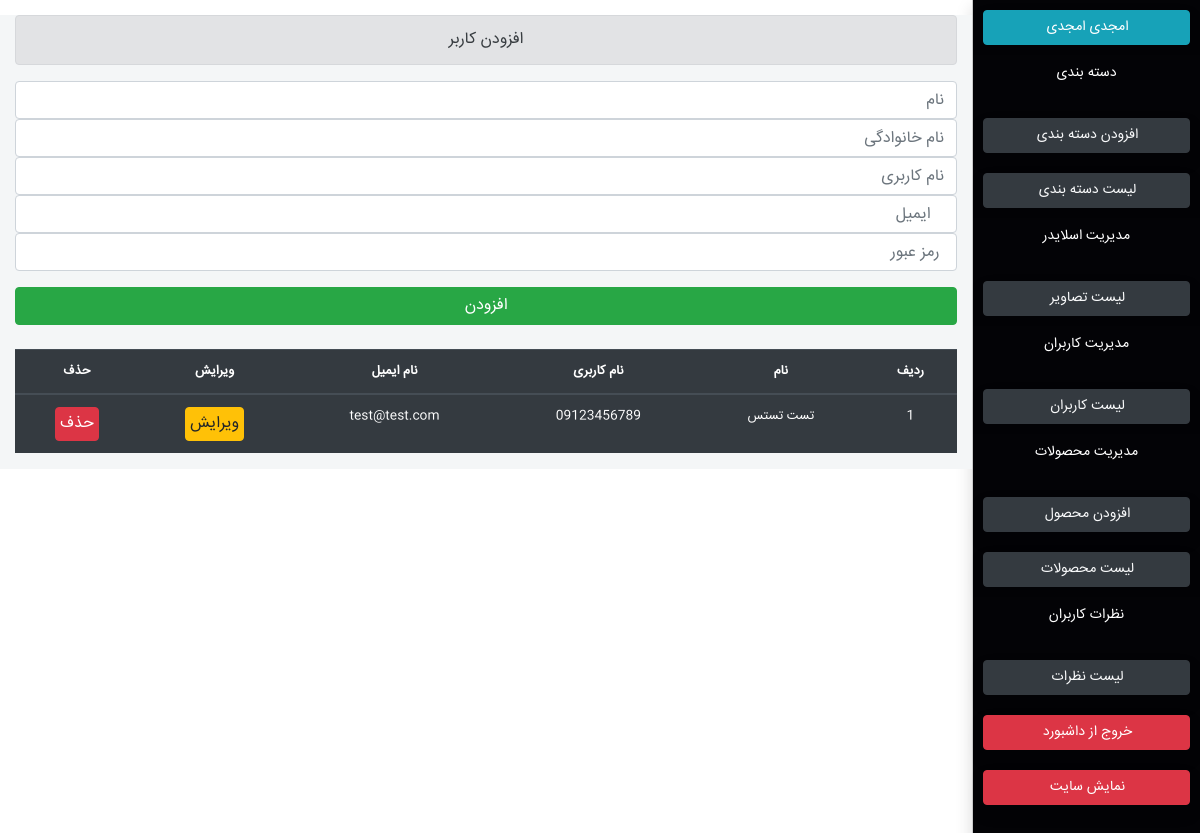
Page /admin/list_users.php (signed in) on the committed database.
### tables this page shows
CREATE TABLE `users` (
  `id` int(10) UNSIGNED NOT NULL,
  `name` varchar(30) DEFAULT NULL,
  `username` varchar(30) DEFAULT NULL,
  `family` varchar(30) DEFAULT NULL,
  `password` varchar(100) DEFAULT NULL,
  `email` varchar(40) DEFAULT NULL,
  `mobile` varchar(13) DEFAULT NULL,
  `status` enum('ACTIVE','INACTIVE') NOT NULL DEFAULT 'ACTIVE'
);

### core/model.php (called while the page is built, shortened)
<?php
class model
{
    protected $connect;
    function __construct($dbname_in = "", $username_in = "", $password_in = "")
    {
        $this->dbname = $dbname_in;
        $this->username = $username_in;
        $this->password = $password_in;
        $uft = [PDO::ATTR_ERRMODE => PDO::ERRMODE_EXCEPTION, PDO::MYSQL_ATTR_INIT_COMMAND => "SET NAMES Utf8"];
        $this->connect = new PDO("mysql:host=localhost;dbname=" . $this->dbname, $this->username, $this->password, $uft);
    }
    function Do_Select($query = "", $param = [], $fetch = "")
    {
        $result = $this->connect->prepare($query);
        $result->execute();
        if (empty($fetch)) {
            return $res = $result->fetchAll(2);
        } else {
            return $res = $result->fetch(2);
        }
    }
    function filter($data)
    {
        return trim(htmlspecialchars(stripcslashes($data)));
    }
}
class functions extends model
{
    function get_users($id = "")
    {
        $id = $this->filter($id);
        if (empty($id)) {
            $result = $this->Do_Select(" select * from users order by id desc ");
            if (is_array($result)) {
                return $result;
            } else {
                return [];
            }
        }
    }
}
$functions = new functions('book_shop', "root", "");

### admin/list_users.php (the view, shortened to what this page needs)
<?php include_once 'header.php';
$userid = "";
$users = $functions->get_users($userid);
?>
    <div class="boxfather">
        <?php include "sidebar.php" ?>
        <div class="leftbox" style="margin-top: 15px">
            <div class="container-fluid text-center">
                <div class="row">
                    <div class="col-12">
                        <?php if (!isset($_GET['edit'])) { ?>
                            <div class="alert alert-secondary">افزودن کاربر</div>
                            <form method="post">
                                <div class="form-group">
                                    <input type="text" class="form-control" placeholder="نام  " name="name"
                                           required>
                                    <input type="text" class="form-control" placeholder="نام خانوادگی  " name="family"
                                           required>
                                    <input type="text" class="form-control" placeholder="نام کاربری    " name="username"
                                           required>
                                    <input type="email" class="form-control" placeholder="   ایمیل  " name="email"
                                           required>
                                    <input type="text" class="form-control" placeholder=" رمز عبور  " name="password"
                                           required>
                                </div>
                                <button type="submit" name="add-user" class="btn btn-success btn-block mt-3"> افزودن
                                </button>
                            </form>
                            <br>
                            <table class="table table-dark table-hover small">
                                <thead>
                                <tr>
                                    <th>ردیف</th>
                                    <th>نام</th>
                                    <th>نام کاربری</th>
                                    <th>نام ایمیل</th>
                                    <th>ویرایش</th>
                                    <th>حذف</th>
                                </tr>
                                </thead>
                                <tbody>
                                <?php
                                if (is_array($users)) {
                                    foreach ($users as $key => $value) {
                                        ?>
                                        <tr>
                                            <td><?= $key + 1 ?></td>
                                            <td><?= $value['name'] . ' ' . $value['family'] ?> </td>
                                            <td><?= $value['username'] ?> </td>
                                            <td><?= $value['email'] ?> </td>
                                            <td><a href="list_users.php?edit=<?= $value['id'] ?>"
                                                   class="btn btn-warning p-1"> ویرایش </a></td>
                                            <td><a href="list_users.php?delete=<?= $value['id'] ?>"
                                                   class="btn btn-danger p-1"> حذف </a></td>
                                        </tr>
                                    <?php }
                                } else { ?>
                                    <td><a class="btn btn-danger p-1"> هیچ موردی یافت نشد </a></td>
                                <?php } ?>
                                </tbody>
                            </table>
                        <?php } ?>
                    </div>
                </div>
            </div>
        </div>
    </div>
<?php include_once 'footer.php' ?>

### admin/fileadmin/css/style.css (style rules this page uses)
body { padding: 0; margin: 0; direction: rtl !important; background-color: #fff; text-decoration: none; list-style: none; }
* { font-family: 'iransans'; }
.boxfather { width: 100%; height: 100%; }
.leftbox { float: left; width: 81%; height: 100%; background: #f4f6f7; }

### rows in the picture
users: name "تست", family "تستس", username "09123456789", email "test@test.com"

### other values in the picture
$_SESSION['admin_info']['name'] "امجدی"
$_SESSION['admin_info']['family'] "امجدی"
